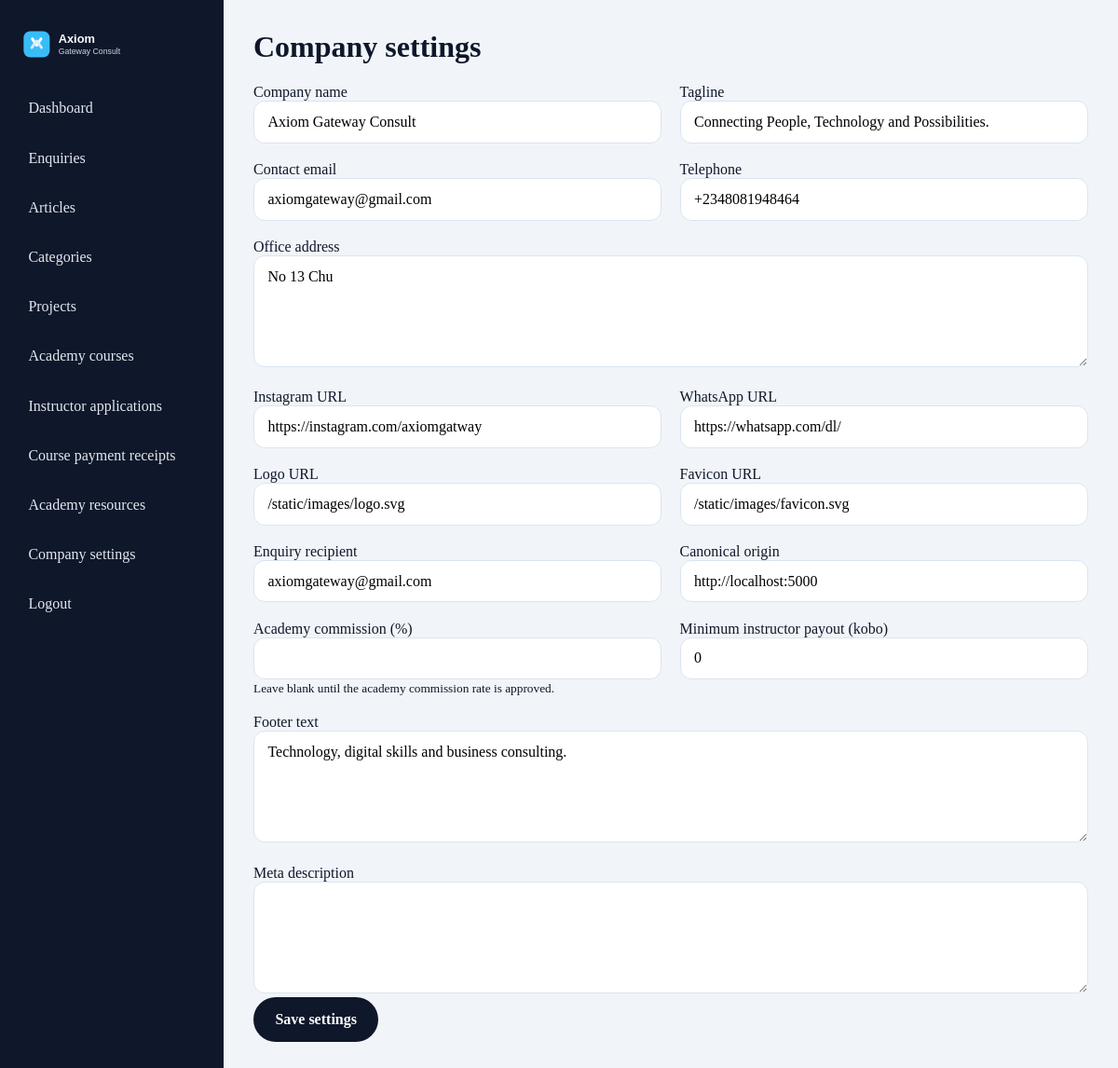
Page /admin/settings (signed in) on the committed database.
### app/models.py (models this page shows)
class TimestampMixin:
    created_at = db.Column(db.DateTime, default=lambda: datetime.now(timezone.utc), nullable=False)
    updated_at = db.Column(
        db.DateTime,
        default=lambda: datetime.now(timezone.utc),
        onupdate=lambda: datetime.now(timezone.utc),
        nullable=False,
    )

class CompanySettings(TimestampMixin, db.Model):
    __tablename__ = "company_settings"
    id = db.Column(db.Integer, primary_key=True)
    company_name = db.Column(db.String(200), default="Axiom Gateway Consult", nullable=False)
    tagline = db.Column(db.String(200), default="Connecting People, Technology and Possibilities.", nullable=False)
    contact_email = db.Column(db.String(200), default="axiomgateway@gmail.com", nullable=False)
    telephone = db.Column(db.String(50), default="+2348081948464", nullable=False)
    office_address = db.Column(db.Text, default="No 13 Chu", nullable=False)
    instagram_url = db.Column(db.String(255), default="https://instagram.com/axiomgatway")
    whatsapp_url = db.Column(db.String(255), default="https://whatsapp.com/dl/")
    logo_url = db.Column(db.String(255), default="/static/images/logo.svg")
    favicon_url = db.Column(db.String(255), default="/static/images/favicon.svg")
    footer_text = db.Column(db.Text, default="Technology, digital skills and business consulting.")
    enquiry_notification_email = db.Column(db.String(200), default="axiomgateway@gmail.com")
    meta_description = db.Column(db.Text)
    canonical_origin = db.Column(db.String(255), default="http://localhost:5000")
    academy_commission_percent = db.Column(db.Float)
    academy_minimum_payout_kobo = db.Column(db.Integer, default=0, nullable=False)
    @staticmethod
    def get_settings():
        settings = CompanySettings.query.order_by(CompanySettings.id.desc()).first()
        if settings:
            return settings
        default = CompanySettings()
        db.session.add(default)
        db.session.commit()
        return default

### app/routes.py (the view, shortened to what this page needs)
@admin_bp.route("/settings", methods=["GET", "POST"])
@login_required
def settings():
    settings = CompanySettings.get_settings()
    form = CompanySettingsForm(obj=settings)
    return render_template("admin/settings.html", form=form, settings=settings)

### app/__init__.py (called while the page is built)
def load_user(user_id):
    from .models import AdminUser, Instructor, Student
    if not user_id:
        return None
    prefix, _, suffix = str(user_id).partition(":")
    if prefix == "student" and suffix.isdigit():
        return db.session.get(Student, int(suffix))
    if prefix == "admin" and suffix.isdigit():
        return db.session.get(AdminUser, int(suffix))
    if prefix == "instructor" and suffix.isdigit():
        return db.session.get(Instructor, int(suffix))
    if user_id.isdigit():
        return db.session.get(AdminUser, int(user_id))
    return None

def student_load_user(user_id):
    return load_user(user_id)

### app/routes.py (called while the page is built)
@admin_bp.before_request
def restrict_admin_area():
    if request.endpoint in {"admin.admin_login", "admin.admin_signup"}:
        return None
    if not isinstance(current_user, AdminUser):
        if not current_user.is_authenticated:
            return redirect(url_for("admin.admin_login", next=request.url))
        abort(403)

@admin_bp.before_request
def require_login():
    if request.endpoint and request.endpoint.startswith("admin") and request.endpoint not in {"admin.admin_login", "admin.admin_signup"}:
        if not current_user.is_authenticated:
            return redirect(url_for("admin.admin_login"))
        if not isinstance(current_user, AdminUser):
            abort(403)

### app/templates/admin/settings.html (shortened to what this page needs)
{% extends 'admin/layout.html' %}
{% block content %}
<h1>Company settings</h1>
<form method="post" class="admin-form">
  <div class="form-grid admin-grid">
    <div><label>Company name</label>{{ form.company_name() }}</div>
    <div><label>Tagline</label>{{ form.tagline() }}</div>
    <div><label>Contact email</label>{{ form.contact_email() }}</div>
    <div><label>Telephone</label>{{ form.telephone() }}</div>
    <div class="full-width"><label>Office address</label>{{ form.office_address() }}</div>
    <div><label>Instagram URL</label>{{ form.instagram_url() }}</div>
    <div><label>WhatsApp URL</label>{{ form.whatsapp_url() }}</div>
    <div><label>Logo URL</label>{{ form.logo_url() }}</div>
    <div><label>Favicon URL</label>{{ form.favicon_url() }}</div>
    <div><label>Enquiry recipient</label>{{ form.enquiry_notification_email() }}</div>
    <div><label>Canonical origin</label>{{ form.canonical_origin() }}</div>
    <div><label>Academy commission (%)</label>{{ form.academy_commission_percent() }}<small>Leave blank until the academy commission rate is approved.</small></div>
    <div><label>Minimum instructor payout (kobo)</label>{{ form.academy_minimum_payout_kobo() }}</div>
    <div class="full-width"><label>Footer text</label>{{ form.footer_text() }}</div>
    <div class="full-width"><label>Meta description</label>{{ form.meta_description() }}</div>
  </div>
  <button class="btn btn-primary" type="submit">Save settings</button>
</form>
{% endblock %}

### app/static/css/style.css (style rules this page uses)
:root { --primary: #0f172a; --primary-2: #1e293b; --accent: #0ea5e9; --accent-soft: #e0f2fe; --surface: #f8fafc; --surface-2: #eef6ff; --muted: #475569; --border: #dbe4f0; --success: #166534; --error: #b91c1c; --warning: #92400e; --shadow: 0 18px 50px rgba(15, 23, 42, 0.08); }
* { box-sizing: border-box; }
html { scroll-behavior: smooth; }
body { font-family: "Segoe UI", Tahoma, sans-serif; background: #fff; color: var(--primary); margin: 0; line-height: 1.6; }
body, input, textarea, select, button { font: inherit; }
.btn { display: inline-flex; align-items: center; justify-content: center; padding: 0.9rem 1.4rem; border-radius: 999px; font-weight: 600; border: 1px solid transparent; transition: .2s ease; cursor: pointer; }
.btn-primary { background: var(--primary); color: white; }
.section-header h2, .section-header h1, h1, h2, h3 { margin-top: 0; }
.filter-bar input, .filter-bar select, input, textarea, select { width: 100%; border: 1px solid var(--border); border-radius: 12px; padding: 0.8rem 0.9rem; background: white; }
textarea { min-height: 120px; }
.form-grid { display: grid; grid-template-columns: repeat(2, minmax(0, 1fr)); gap: 1.2rem; }
.full-width { grid-column: 1 / -1; }
.admin-body { background: #f1f5f9; }
.admin-form .form-grid { grid-template-columns: repeat(2, minmax(0,1fr)); }

### rows in the picture
CompanySettings: company_name "Axiom Gateway Consult", tagline "Connecting People, Technology and Possibilities.", contact_email "axiomgateway@gmail.com", telephone "+2348081948464", office_address "No 13 Chu", instagram_url "https://instagram.com/axiomgatway", whatsapp_url "https://whatsapp.com/dl/", logo_url "/static/images/logo.svg", favicon_url "/static/images/favicon.svg", enquiry_notification_email "axiomgateway@gmail.com", canonical_origin "http://localhost:5000", academy_minimum_payout_kobo "0", footer_text "Technology, digital skills and business consulting."
